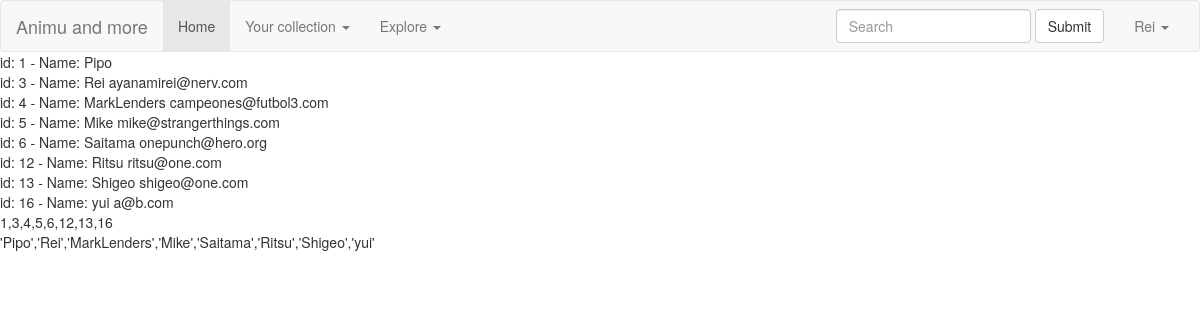
/getUsers.php (signed in), run on the app's committed database.
### tables this page shows
CREATE TABLE `users` (
  `UserID` int(11) NOT NULL,
  `Name` varchar(255) NOT NULL,
  `Email` varchar(255) NOT NULL,
  `Password` text NOT NULL,
  `Gender` varchar(255) DEFAULT NULL,
  `Photo` varchar(255) DEFAULT NULL,
  `Birthday` date DEFAULT NULL,
  `RegistrationDate` timestamp NOT NULL DEFAULT CURRENT_TIMESTAMP
);

### getUsers.php (the view)
<?php
include 'head.php';
?>
<body>
<?php
include 'header.php';
?>
<?php
include "connection.php";
$sql = "SELECT * FROM users";
$result = $conn->query($sql);
if ($result->num_rows > 0) {
    $ids = array();
    $names = array();
    while($row = $result->fetch_assoc()) {
        echo "id: " . $row["UserID"]. " - Name: " . $row["Name"]. " " . $row["Email"]. "<br>";
        array_push($ids, $row["UserID"]);
        array_push($names, $row["Name"]);
    }
    echo implode(",",$ids)."<br>";
	echo "'".  implode("','",$names) . "'" ;
} else {
    echo "0 results";
}
?>
</body>
</html>

### data on the page
users: UserID "1", Name "Pipo"
users: UserID "3", Name "Rei", Email "ayanamirei@nerv.com"
users: UserID "4", Name "MarkLenders", Email "campeones@futbol3.com"
users: UserID "5", Name "Mike", Email "mike@strangerthings.com"
users: UserID "6", Name "Saitama", Email "onepunch@hero.org"
users: UserID "12", Name "Ritsu", Email "ritsu@one.com"
users: UserID "13", Name "Shigeo", Email "shigeo@one.com"
users: UserID "16", Name "yui", Email "a@b.com"

### other printed values
$_SESSION['username'] "Rei"
implode(",",$ids) "1,3,4,5,6,12,13,16"
implode("','",$names) "Pipo','Rei','MarkLenders','Mike','Saitama','Ritsu','Shigeo','yui"
